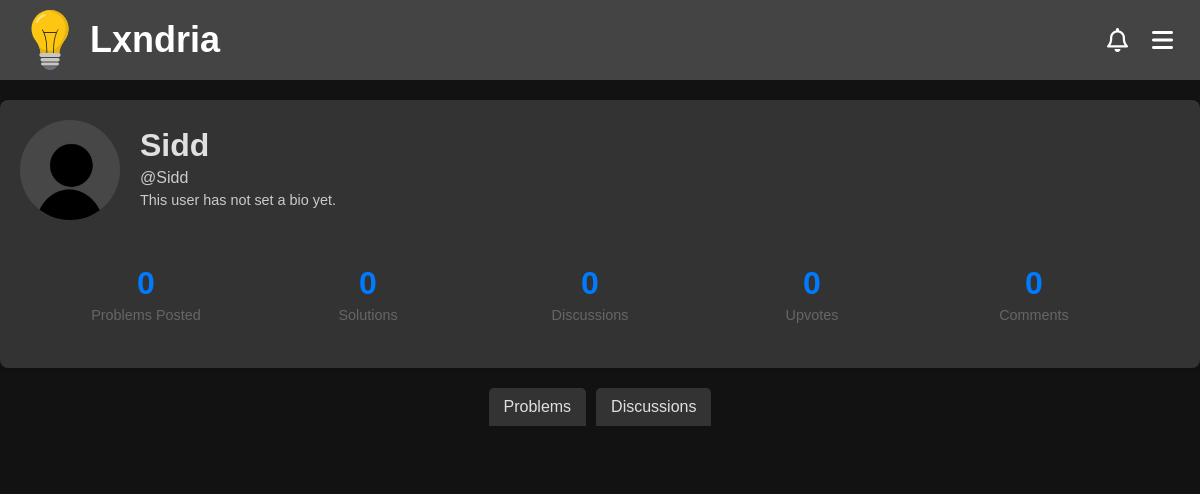
The page /account/Sidd (signed in) on the database as committed earlier.
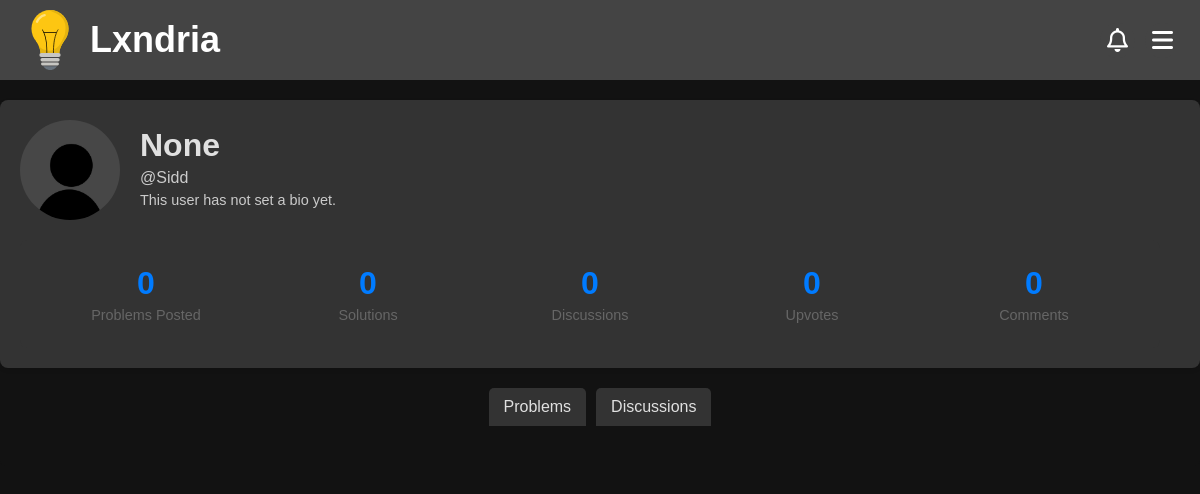
The same page on the database as committed later.
### app/models.py (models this page shows, shortened)
class User(db.Model, UserMixin): # create a User class to store user information
    __tablename__ = "user"
    __table_args__ = {"extend_existing": True}  # Allow modifications to the table
    id = db.Column(db.Integer, primary_key=True)
    username = db.Column(db.String(80), unique=True, nullable=False)
    name = db.Column(db.String(80), nullable=False)
    password_hash = db.Column(db.String(120), nullable=False)
    email = db.Column(db.String(120), unique=True, nullable=False)
    created_at = db.Column(db.DateTime, default=datetime.utcnow)
    updated_at = db.Column(db.DateTime, onupdate=datetime.utcnow)

### app/routes/account.py (the view)
@account_bp.route('/account/<string:username>')
def view_account(username):
    if not Profile.query.filter_by(username=username).first():
        return redirect(url_for('routes.account.account'))
    if not current_user.is_authenticated:
        pass
    elif username == current_user.username:
        return redirect(url_for('routes.account.account'))
    profile = Profile.query.filter_by(username=username).first()
    problems = Problem.query.filter_by(author=username).order_by(Problem.created_at.desc()).all()
    discussions = Discussion.query.filter_by(author=username).order_by(Discussion.created_at.desc()).all()
    return render_template('account.html', user=profile, problems=problems, stats=profile, discussions=discussions)

### app/models.py (called while the page is built)
    @property
    def problems_posted(self):
        return Problem.query.filter_by(author=self.username).count()

    @property
    def solutions(self):
        return Solutions.query.filter_by(username=self.username).count()

    @property
    def comments(self):
        return Comments.query.filter_by(username=self.username).count()

    @property
    def discussions(self):
        return Discussion.query.filter_by(author=self.username).count()

    @property
    def name(self):
        return self.user.name if self.user else None

    @property
    def is_moderator(self):
        return Moderators.query.filter_by(username=self.username).count() != 0

### app/routes/auth.py (called while the page is built)
@login_manager.user_loader
def load_user(user_id):
    return User.query.get(int(user_id))

### app/templates/account.html (shortened to what this page needs)
<!DOCTYPE html>
<html>
<head>
  {%include 'banner.html'%}
  <link rel="stylesheet" href="{{url_for('static', filename='css/profile.css')}}">
</head>
<body>
    <div class="profile-container">
        <div class="profile-main">
          <div class="profile-header">
            <img src="{{url_for('static', filename=user.profile_pic)}}" alt="Profile Picture" class="profile-pic">
            <div class="profile-info">
              <h1>{{user.name}}</h1>
              <p>@{{user.username}}</p>
              <p class="profile-bio">{{user.bio}}</p>
            </div>
          </div>
          <div class="profile-stats">
            <div class="stat-item">
                <div class="stat-number">{{stats.problems_posted}}</div>
                <div class="stat-text">Problems Posted</div>
            </div>
            <div class="stat-item">
                <div class="stat-number">{{stats.solutions}}</div>
                <div class="stat-text">Solutions</div>
              </div>
              <div class="stat-item">
                <div class="stat-number">{{stats.discussions}}</div>
                <div class="stat-text">Discussions</div>
              </div>
              <div class="stat-item">
                <div class="stat-number">{{stats.upvotes}}</div>
                <div class="stat-text">Upvotes</div>
              </div>
              <div class="stat-item">
                <div class="stat-number">{{stats.comments}}</div>
                <div class="stat-text">Comments</div>
              </div>
            </div>
        </div>
      </div>
      <div class="Tabs">
        <button class="tab" onclick="openTab(event, 'Problems')">Problems</button>
        <button class="tab" onclick="openTab(event, 'Discussions')">Discussions</button>
      </div>
      <div class="TabContent" display="block" id = "Problems" style="display: block;">
      </div>
</body>
</html>

Rows that differ between the two databases and show on the page:
no longer on this page (row edited): User: name "Sidd"
Other text that changed with them:
{{ user.name }}: (not shown) → "None"
